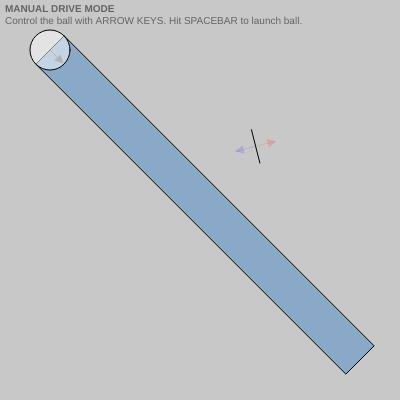
Frame 1 (no input)
Frame 60 (no input): identical to frame 1, image omitted
Frame 120 (the mouse pressed at the canvas centre since frame 60): identical to frame 1, image omitted

The p5.js sketch that drew this single still picture (run headless with seeded random() and noise() and a simulated clock; from frame 60 on, the mouse is pressed at the canvas centre):

// p5.js sketch
// ── sketch.js
// Continuing my explorations with 'vector reflections.' This improves upon
// my previous work (https://editor.p5js.org/jonfroehlich/sketches/WQML710w)
// in that reflections now also work at the *end points* of a line segment
// 
// The ball should correctly bounce off any point of a line segment using
// "vector reflection" (http://mathworld.wolfram.com/Reflection.html)
//
// While my previous explorations used the p5.collide2D library
// (https://github.com/bmoren/p5.collide2D), this version incorporates
// some code from that library directly (slightly modified) as well as new
// collision code in collision.js
//
// By Jon Froehlich
// @jonfroehlich
// http://makeabilitylab.io/
//
// Feel free to use this source code for inspiration or in your
// own projects. If you do, I'd love to hear about it. Email me
// at jonf@cs.uw.edu or Tweet @jonfroehlich.

let ls;
let ball;

let autoDrive = false;

function setup() {
  createCanvas(400, 400);
  // Accessibility: text description of the canvas for screen readers
  // https://p5js.org/reference/p5/describe/
  describe("A ball you steer with the arrow keys moves around a gray canvas containing a single line segment; the sketch draws the collision normal and reflected vector when the ball nears the segment (including its end points), and pressing the spacebar launches the ball to bounce automatically.");

  let x1 = random(width * 0.2, width * 0.8);
  let y1 = random(height * 0.2, height * 0.8);

  let x2 = random(width * 0.2, width * 0.8);
  let y2 = random(height * 0.2, height * 0.8);
  ls = new LineSegment(x1, y1, x2, y2);
  //ls.strokeColor = color(200);
  ball = new Ball(0, 0, 40);
  ball.setNewPosition(50, 50);
  //noCursor();
}


// Each frame: steer/move the ball with the arrow keys (or auto-drive it after
// spacebar), then detect collisions with the line segment and draw the
// collision normal and reflected vector (special-casing hits on the endpoints).
function draw() {
  background(200);

  if (keyIsDown(LEFT_ARROW)) {
    ball.rotate(-0.01);
  } else if (keyIsDown(RIGHT_ARROW)) {
    ball.rotate(0.01);
  }

  if (autoDrive) {
    let dir = ball.direction.copy().setMag(0.5);
    ball.position.add(dir);
    ball.update();
  } else {
    if (keyIsDown(UP_ARROW)) {
      // Move ball forwards
      let dir = ball.direction.copy().setMag(0.5);
      ball.position.add(dir);
      ball.update();
    } else if (keyIsDown(DOWN_ARROW)) {
      // Move ball backwards
      let dir = ball.direction.copy().setMag(0.5);
      dir.rotate(PI);
      ball.position.add(dir);
      ball.update();
    }
  }

  // draw instructions to screen
  push();
  noStroke();
  textSize(10);
  fill(100);
  if(autoDrive){
    textStyle(BOLD);
    text("BALL LAUNCHED!", 5, 12);
    textStyle(NORMAL);
    text("Control with ARROW KEYS. Observe collisions. Hit SPACEBAR to stop.",
         5, 24);

  }else{
    textStyle(BOLD);
    text("MANUAL DRIVE MODE", 5, 12);
    textStyle(NORMAL); 
    text("Control the ball with ARROW KEYS. Hit SPACEBAR to launch ball.",
        5, 24);
  }
  pop();

  //drawBallTractorBeams(ls);

  let expectedCollision = ls.calculateExpectedCollisionPoint(ball);
  if (expectedCollision) {
    ls.strokeColor = color(255, 0, 0);
  } else {
    ls.strokeColor = color(0);
  }

  let collision = ls.checkCollisionWithCircle(ball);
  if (collision) {
    ls.isHighlighted = collision.hit;

    // is the collision on an endpoint? If so, we need to do special calculations
    // for the reflection vector
    let endPtBuffer = 1;
    let distToCollisionFromPt1 = dist(collision.x, collision.y, ls.x1, ls.y1);
    let distToCollisionFromPt2 = dist(collision.x, collision.y, ls.x2, ls.y2);
    let reflectedVectorDrawLength = 20;
    let reflectedVectorColor = color(255, 80, 255);
    let reflectedVectorStrokeWeight = 3;

    if (distToCollisionFromPt1 < endPtBuffer || distToCollisionFromPt2 < endPtBuffer) {
      // If we're here, then the collision was on an end point!
      // And we need to special case this...

      // compute and draw collision line segment
      // this is the line between the center of the ball and collision point
      push();
      let distColor = color(128, 128, 128, 128);
      stroke(distColor);
      let collisionBallLineSegment = new LineSegment(ball.x, ball.y, collision.x, collision.y);
      collisionBallLineSegment.turnOnArrow = true;
      collisionBallLineSegment.strokeColor = distColor;
      collisionBallLineSegment.draw();
      pop();

      // Compute and draw normal for end point
      let normal = collisionBallLineSegment.getNormal();
      normal.setMag(20);
      let normalPt1 = p5.Vector.sub(collision.pt, normal);
      let normalPt2 = p5.Vector.add(collision.pt, normal);
      line(normalPt1.x, normalPt1.y, normalPt2.x, normalPt2.y);

      // Now compute and draw reflection vector for end point normal
      let n = normal.normalize();
      let v = ball.direction;
      let vnDot = v.dot(n);
      let reflectedVector = p5.Vector.sub(v, p5.Vector.mult(n, 2 * vnDot));
      reflectedVector.setMag(reflectedVectorDrawLength);
      reflectedVector.rotate(PI);
      let tmpPtX = p5.Vector.add(collision.pt, reflectedVector);
      push();
      strokeWeight(reflectedVectorStrokeWeight);
      stroke(reflectedVectorColor);
      line(collision.x, collision.y, tmpPtX.x, tmpPtX.y);
      //drawLineWithArrow(collision, tmpPtX, reflectedVectorColor, false, true);
      pop();

      // if autodrive is on, set new direction to reflected vector
      if (autoDrive) {
        //TODO: check magnitude of reflectedVector. Should have same mag
        //as original ball.direction (or ball speed)
        ball.direction = reflectedVector;
        //ball.update();
        //frameRate(0.5);
      }
    } else {
      // calculate and draw normal and reflection vector
      let normal = ls.getNormal();
      normal.setMag(20);
      let normalPt1 = p5.Vector.sub(collision.pt, normal);
      let normalPt2 = p5.Vector.add(collision.pt, normal);
      line(normalPt1.x, normalPt1.y, normalPt2.x, normalPt2.y);

      let n = normal.normalize();
      let v = ball.direction;
      let vnDot = v.dot(n);
      let reflectedVector = p5.Vector.sub(v, p5.Vector.mult(n, 2 * vnDot));

      // draw reflection vector
      push();
      let rv2 = reflectedVector.copy();
      rv2.setMag(reflectedVectorDrawLength);
      let lineAtOrigin = p5.Vector.sub(ls.pt2, ls.pt1);
      let fraction = distToCollisionFromPt1 / ls.length;
      let collisionVPt = p5.Vector.add(ls.pt1, p5.Vector.mult(lineAtOrigin, fraction));
      strokeWeight(reflectedVectorStrokeWeight);
      stroke(reflectedVectorColor);
      line(collisionVPt.x, collisionVPt.y,
        collisionVPt.x + rv2.x, collisionVPt.y + rv2.y);
      pop();

      if (autoDrive) {
        //TODO: check magnitude of reflectedVector. Should have same mag
        //as original ball.direction (or ball speed)
        ball.direction = reflectedVector;
      }
    }
  } else {
    ls.isHighlighted = false;
  }

  ls.draw();
  ball.draw();

  if (collision) {
    push();
    fill(255, 0, 255, 128);
    ellipse(collision.pt.x, collision.pt.y, 3);
    pop();
  }
}

// EXPERIMENTAL debug helper (currently unused): draws dashed "tractor beam"
// guide lines out from the ball's edges toward the segment to visualize where
// it is heading. Takes the LineSegment to aim the beams at.
function drawBallTractorBeams(ls) {
  push();


  drawingContext.setLineDash([5, 15]);

  let ballDirectionVector = ball.direction.copy();
  ballDirectionVector.normalize();
  ballDirectionVector.setMag(ball.radius);
  let normal1 = createVector(ballDirectionVector.y, -ballDirectionVector.x);
  let normal2 = createVector(-ballDirectionVector.y, ballDirectionVector.x);
  let normalColor = color(255, 0, 0, 40);
  drawLineWithArrow(ball.position, normal1, normalColor, false, true);
  drawLineWithArrow(ball.position, normal2, normalColor, false, true);

  let intersectionPt1 = p5.Vector.add(ball.position, normal1);
  let intersectionPt2 = p5.Vector.add(ball.position, normal2);
  fill(255, 0, 0);
  ellipse(intersectionPt1.x, intersectionPt1.y, 5);
  ellipse(intersectionPt2.x, intersectionPt2.y, 5);

  let tractorBeamVector = ball.direction.copy();
  let tractorBeamColor = color(50, 50, 50, 150);
  let dist1 = dist(ball.x, ball.y, ls.x1, ls.y1);
  let dist2 = dist(ball.x, ball.y, ls.x2, ls.y2);
  let maxDist = max(dist1, dist2);
  //let tractorBeamLength
  tractorBeamVector.setMag(maxDist + 10);
  let tractorBeam1 = new LineSegment(intersectionPt1, p5.Vector.add(intersectionPt1, tractorBeamVector));
  tractorBeam1.turnOnArrow = true;
  tractorBeam1.strokeColor = tractorBeamColor;
  tractorBeam1.draw();

  let tractorBeam2 = new LineSegment(intersectionPt2, p5.Vector.add(intersectionPt2, tractorBeamVector));
  tractorBeam2.turnOnArrow = true;
  tractorBeam2.strokeColor = tractorBeamColor;
  tractorBeam2.draw();
  pop();
}

// Spacebar toggles auto-drive (the ball launches and bounces on its own,
// reflecting off the segment); shows the cursor when on, hides it when off.
function keyPressed() {
  //if (keyCode === ENTER) {
  if (key == ' ') {
    autoDrive = !autoDrive;

    if (autoDrive) {
      cursor(ARROW);
    } else {
      noCursor();
    }
  }
}

// NOTE: This Ball is an intentional re-architecture (direction-based motion),
// not a copy of the velocity/acceleration Ball in the other Vectors sketches.
// Kept local on purpose — please don't auto-consolidate.
class Ball {

  // A direction-based ball: instead of a velocity/acceleration, it stores a
  // `direction` vector (which way it's facing) that you rotate and move along.
  constructor(x, y, size) {
    this.position = createVector(x, y);
    this.diameter = size;

    this.direction = createVector(0, 0);
    this.direction.setMag(this.radius * 0.9);
    this.arrowStrokeColor = color(180);
    this.strokeColor = color(0);
    this.fillColor = color(255, 255, 255, 128);
  }

  // Position/size accessors (getters let you read x/y/radius like properties).
  get x() {
    return this.position.x;
  }

  get y() {
    return this.position.y;
  }

  get radius() {
    return this.diameter / 2;
  }

  // Rotate the ball's heading direction by `angle` radians.
  rotate(angle) {
    this.direction.rotate(angle);
  }

  // Move the ball to (x, y), re-aiming its direction toward the new position
  // (so the heading follows where the ball was sent).
  setNewPosition(x, y) {
    let xDiff = x - this.x;
    let yDiff = y - this.y;

    if (abs(xDiff) > 0 || abs(yDiff) > 0) {
      this.direction.x = xDiff;
      this.direction.y = yDiff;
      this.direction.setMag(this.radius * 0.9);
    }
    this.position.x = x;
    this.position.y = y;
  }

  // Bounce off the canvas walls by flipping the direction's x or y when the
  // ball crosses an edge, nudging it back in-bounds so it can't stick.
  update() {
    if (this.x - this.radius <= 0 || this.x + this.radius >= width) {
      this.direction.x *= -1;

      // needed so ball doesn't get stuck at edge due to rounding
      if (this.x - this.radius <= 0) {
        this.position.x = this.radius;
      } else {
        this.position.x = width - this.radius;
      }
    }

    if (this.y - this.radius <= 0 || this.y + this.radius >= height) {
      this.direction.y *= -1;

      // needed so ball doesn't get stuck on edge
      if (this.y - this.radius <= 0) {
        this.position.y = this.radius;
      } else {
        this.position.y = height - this.radius;
      }
    }
  }

  // Draw the ball plus an arrow showing its heading direction.
  draw() {
    push();
    fill(this.fillColor);
    stroke(this.strokeColor);
    ellipse(this.position.x, this.position.y, this.diameter);

    drawLineWithArrow(this.position, this.direction, this.arrowStrokeColor, false, true);

    pop();
  }
}
// ── collision.js
// Small 2D collision-geometry helpers for the "improved" bouncing-ball sketch:
// pure functions for line–line, line–rectangle, point–circle, point–line, and
// line–circle tests, plus a tiny Collision result class. Most are adapted from
// the p5.collide2D library (https://github.com/bmoren/p5.collide2D); each test
// returns a Collision (carrying the intersection point) or false.

// Returns >0 if p2 is left of the line p0->p1, <0 if right, 0 if collinear
// (the signed area of the triangle p0,p1,p2).
// from: https://gamedev.stackexchange.com/a/110233
// http://geomalgorithms.com/a01-_area.html
function isLeft(p0, p1, p2) {
  return ((p1.x - p0.x) * (p2.y - p0.y) - (p2.x - p0.x) * (p1.y - p0.y));
}

// Returns true if point p is inside the rectangle with corners x, y, z, w
// (checks that p is on the same side of all four edges).
// from: https://gamedev.stackexchange.com/a/110233
// http://geomalgorithms.com/a01-_area.html
function isPointInRectangle(p, x, y, z, w) {
  return (isLeft(x, y, p) > 0 &&
    isLeft(y, z, p) > 0 &&
    isLeft(z, w, p) > 0 &&
    isLeft(w, x, p) > 0);
}

/**
 * Tests line (x1,y1)-(x2,y2) against each of the rectangle's four edges.
 * @return {Collision|false} a Collision at the first edge hit, or false if none.
 */
// based on https://github.com/bmoren/p5.collide2D/blob/master/p5.collide2d.js
function checkLineRectCollision(x1, y1, x2, y2, rx1, ry1, rx2, ry2, rx3, ry3, rx4, ry4) {
  let left = checkLineLineCollision(x1, y1, x2, y2, rx1, ry1, rx2, ry2);
  let right = checkLineLineCollision(x1, y1, x2, y2, rx2, ry2, rx3, ry3);
  let top = checkLineLineCollision(x1, y1, x2, y2, rx3, ry3, rx4, ry4);
  let bottom = checkLineLineCollision(x1, y1, x2, y2, rx4, ry4, rx1, ry1);

  // if ANY of the above are true, the line has hit the rectangle
  if (left) {
    return left;
  } else if (right) {
    return right;
  } else if (top) {
    return top;
  } else if (bottom) {
    return bottom;
  }
  return false;
}

/**
 * Tests whether two line segments intersect.
 * @return {Collision|false} a Collision at the intersection point, or false.
 */
// based on https://github.com/bmoren/p5.collide2D/blob/master/p5.collide2d.js
function checkLineLineCollision(x1, y1, x2, y2, x3, y3, x4, y4) {
  let intersection;

  // calculate the distance to intersection point
  let uA = ((x4 - x3) * (y1 - y3) - (y4 - y3) * (x1 - x3)) / ((y4 - y3) * (x2 - x1) - (x4 - x3) * (y2 - y1));
  let uB = ((x2 - x1) * (y1 - y3) - (y2 - y1) * (x1 - x3)) / ((y4 - y3) * (x2 - x1) - (x4 - x3) * (y2 - y1));

  // if uA and uB are between 0-1, lines are colliding
  if (uA >= 0 && uA <= 1 && uB >= 0 && uB <= 1) {

    // calc the point where the lines meet
    let intersectionX = x1 + (uA * (x2 - x1));
    let intersectionY = y1 + (uA * (y2 - y1));

    return new Collision(true, createVector(intersectionX, intersectionY));
  }

  return false;
}

// Returns true if point (x,y) is inside the circle at (cx,cy) with diameter d.
// Based on: https://github.com/bmoren/p5.collide2D/blob/master/p5.collide2d.js
function checkCollisionPointCircle(x, y, cx, cy, d) {
  return dist(x, y, cx, cy) <= d / 2;
}

// Returns true if point (px,py) lies on the segment (x1,y1)-(x2,y2), within a
// small tolerance buffer (so floating-point error doesn't miss exact hits).
// Based on: https://github.com/bmoren/p5.collide2D/blob/master/p5.collide2d.js
function checkCollisionPointLine(px, py, x1, y1, x2, y2, buffer) {
  // get distance from the point to the two ends of the line
  let d1 = dist(px, py, x1, y1);
  let d2 = dist(px, py, x2, y2);

  // get the length of the line
  var lineLen = dist(x1, y1, x2, y2);

  // since floats are so minutely accurate, add a little buffer zone that will give collision
  if (buffer === undefined) {
    buffer = 0.1;
  } // higher # = less accurate

  // if the two distances are equal to the line's length, the point is on the line!
  // note we use the buffer here to give a range, rather than one #
  if (d1 + d2 >= lineLen - buffer && d1 + d2 <= lineLen + buffer) {
    return true;
  }
  return false;
}

/**
 * Tests the segment (x1,y1)-(x2,y2) against the circle at (cx,cy).
 * @return {Collision|false} a Collision at the contact point (an endpoint if
 *   one is inside the circle, otherwise the closest point on the segment), or
 *   false if they don't touch.
 */
// function based on https://github.com/bmoren/p5.collide2D#collidelinecircle
// see: https://github.com/bmoren/p5.collide2D/blob/master/p5.collide2d.js
function checkCollisionLineCircle(x1, y1, x2, y2, cx, cy, diameter){

    let inside1 = checkCollisionPointCircle(x1, y1, cx, cy, diameter);
    if (inside1) {
      return new Collision(true, createVector(x1, y1));
    }

    let inside2 = checkCollisionPointCircle(x2, y2, cx, cy, diameter);
    if (inside2) {
      return new Collision(true, createVector(x2, y2));
    }

    // get length of the line
    let len = dist(x1, y1, x2, y2);

    // get dot product of the line and circle
    let dot = (((cx - x1) * (x2 - x1)) + ((cy - y1) * (y2 - y1))) / pow(len, 2);

    // find the closest point on the line
    let closestX = x1 + (dot * (x2 - x1));
    let closestY = y1 + (dot * (y2 - y1));

    // is this point actually on the line segment?
    // if so keep going, but if not, return false
    let onSegment = checkCollisionPointLine(closestX, closestY, x1, y1, x2, y2);
    if (!onSegment) return false;

    // get distance to closest point
    let distX = closestX - cx;
    let distY = closestY - cy;
    let distance = sqrt((distX * distX) + (distY * distY));

    if (distance <= diameter / 2) {
      return new Collision(true, createVector(closestX, closestY));
    }
    return false;
}

// A collision result: whether something was hit and the contact point.
class Collision {
  constructor(hit, colPt) {
    this.hit = hit;
    this.pt = colPt;
  }

  // Contact-point coordinate accessors (read pt as x/y).
  get x() {
    return this.pt.x;
  }

  get y() {
    return this.pt.y;
  }

}
// ── linesegment.js
// NOTE: Intentional local variant of _libraries/linesegment.js, specialized
// with collision helpers for this sketch. Not the shared library — kept local
// on purpose; please don't auto-consolidate.

// Draws a line from `base` along vector `vec`, optionally adding an arrowhead
// (drawArrow) and an angle/magnitude label (drawLabels).
function drawLineWithArrow(base, vec, myColor, drawLabels, drawArrow) {
  push();
  stroke(myColor);
  strokeWeight(1);
  fill(myColor);

  translate(base);

  push();
  if (this.isDashedLine) {
    drawingContext.setLineDash([5, 15]);
  }
  line(0, 0, vec.x, vec.y);
  pop();

  if (drawArrow) {
    rotate(vec.heading());
    let arrowSize = 7;
    translate(vec.mag() - arrowSize, 0);
    triangle(0, arrowSize / 2, 0, -arrowSize / 2, arrowSize, 0);
  }

  if (drawLabels) {
    noStroke();
    //rotate(-vec.heading());
    textSize(8);
    let lbl = nfc(degrees(vec.heading()), 1) + "°" +
      ", " + nfc(vec.mag(), 1);
    let lblWidth = textWidth(lbl);
    text(lbl, -lblWidth, 12);
  }

  pop();
}

/**
 * Returns the two normals for the line segment (one normal for each direction)
 *
 * @param {p5.Vector} pt1 the first point in the line segment
 * @param {p5.Vector} pt2 the second point in the line segment
 */
function calculateNormals(pt1, pt2) {
  // From: https://stackoverflow.com/a/1243676  
  // https://www.mathworks.com/matlabcentral/answers/85686-how-to-calculate-normal-to-a-line
  //  V = B - A;
  //  normal1 = [ V(2), -V(1)];
  //  normal2 = [-V(2),  V(1)];

  let v = p5.Vector.sub(pt2, pt1);
  return [createVector(v.y, -v.x), createVector(-v.y, v.x)];
}

// A line segment with helpers for its heading, normals, drawing, and
// circle-collision detection (used to bounce the ball off the segment).
class LineSegment {
  // Accepts either two p5.Vector endpoints OR four numbers (x1, y1, x2, y2).
  constructor(x1, y1, x2, y2) {
    //x1 and y1 can either be vectors or the points for p1
    if (arguments.length == 2 && typeof x1 === 'object' &&
      typeof y1 === 'object') {
      this.pt1 = x1;
      this.pt2 = y1;
    } else {
      this.pt1 = createVector(x1, y1);
      this.pt2 = createVector(x2, y2);
    }
    this.strokeColor = color(0);
    this.isDashedLine = false;
    this.turnOnTextLabels = false;
    this.turnOnArrow = false;
    this.strokeWeight = 2;

    this.isHighlighted = false;
    this.highlightColor = color(0, 100, 255);

    this.shouldDrawNormal = true;
  }

  // Endpoint coordinate accessors (read pt1/pt2 as x1/y1/x2/y2).
  get x1() {
    return this.pt1.x;
  }

  get y1() {
    return this.pt1.y;
  }

  get x2() {
    return this.pt2.x;
  }

  get y2() {
    return this.pt2.y;
  }

  // Length of the segment (distance from pt1 to pt2).
  get length() {
    return dist(this.x1, this.y1, this.x2, this.y2);
  }

  /**
   * Returns the heading of the line segment in radians
   */
  get heading() {
    let diffVector = p5.Vector.sub(this.pt2, this.pt1);
    return diffVector.heading();
  }

  /**
   * Returns one of the normals for this line segment. To get both
   * normals, call getNormals()
   */
  getNormal() {
    return this.getNormals()[0];
  }

  /**
   * Returns the two normals for the line segment (one normal for each direction)
   */
  getNormals() {
    return calculateNormals(this.pt1, this.pt2);
  }

  /**
   * Calculates p5.Vector.sub(this.pt2, this.pt1) and returns the resulting
   * vector (which is this line segment moved to the origin).
   */
  getVectorAtOrigin() {
    return createVector(this.x2 - this.x1, this.y2 - this.y1);
  }

  /**
   * EXPERIMENTAL / work-in-progress: tries to predict *where* the moving ball
   * will hit this segment before it arrives, so the sketch can draw "tractor
   * beam" guide lines. Strategy: cast the ball's heading as a long ray (plus
   * two rays offset by the ball's radius) and test those against the segment.
   * It reliably detects *whether* a collision will happen but does not yet
   * return the exact contact point — see the TODO and references below.
   */
  calculateExpectedCollisionPoint(ball) {
    // TODO: warning: this function correctly works to determine
    // if there *will* be a collision but does not correctly
    // compute the eventual collision point! Need to still work on this.
    // Here are some potential relevant references to help:
    //  - https://seblee.me/2010/01/predicting-circle-line-collisions/
    //  - https://www.gamedev.net/forums/topic/667808-predicting-collision-time-of-circle-line-segment/
    //  - https://www.gamedev.net/forums/topic/667808-predicting-collision-time-of-circle-line-segment/

    // Here, we simply create a linesegment between
    // current ball position and a "infinite" line segment
    // based on its direction
    let ballDirectionVector = ball.direction.copy();
    ballDirectionVector.setMag(max(width, height) * 4);

    let ballEndPt = p5.Vector.add(ball.position, ballDirectionVector);
    let collision = checkLineLineCollision(this.x1, this.y1,
      this.x2, this.y2,
      ball.x, ball.y,
      ballEndPt.x, ballEndPt.y);

    if (collision) {
      let tmpLs = new LineSegment(ball.position, collision.pt);
      let tractorBeamColor = color(50, 50, 50, 150);
      tmpLs.turnOnArrow = true;
      tmpLs.shouldDrawNormal = false;
      tmpLs.draw();
      tmpLs.strokecolor = tractorBeamColor;
    }

    //let ballDirectionVector = ball.direction.copy();
    ballDirectionVector.normalize();
    ballDirectionVector.setMag(ball.radius);
    let normal1 = createVector(ballDirectionVector.y, -ballDirectionVector.x);
    let normal2 = createVector(-ballDirectionVector.y, ballDirectionVector.x);

    let tractorBeamVector = ball.direction.copy();

    let dist1 = dist(ball.x, ball.y, this.x1, this.y1);
    let dist2 = dist(ball.x, ball.y, this.x2, this.y2);
    let maxDist = max(dist1, dist2);
    //let tractorBeamLength
    tractorBeamVector.setMag(maxDist + 200);

    let intersectionPt1 = p5.Vector.add(ball.position, normal1);
    let intersectionPt2 = p5.Vector.add(ball.position, normal2);

    let ballStartPt1 = intersectionPt1;
    let ballEndPt1 = p5.Vector.add(intersectionPt1, tractorBeamVector);
    if (!collision) {
      collision = checkLineLineCollision(this.x1, this.y1,
        this.x2, this.y2,
        ballStartPt1.x, ballStartPt1.y,
        ballEndPt1.x, ballEndPt1.y);

      if (collision) {
        let ls1 = new LineSegment(ballStartPt1, collision.pt);
        let tractorBeamColor = color(50, 50, 50, 150);
        ls1.turnOnArrow = true;
        ls1.shouldDrawNormal = false;
        ls1.draw();
        ls1.strokecolor = tractorBeamColor;
      }
    }

    let ballStartPt2 = intersectionPt2;
    let ballEndPt2 = p5.Vector.add(intersectionPt2, tractorBeamVector);
    if (!collision) {
      collision = checkLineLineCollision(this.x1, this.y1,
        this.x2, this.y2,
        ballStartPt2.x, ballStartPt2.y,
        ballEndPt2.x, ballEndPt2.y);

      if (collision) {
        let ls2 = new LineSegment(ballStartPt2, collision.pt);
        let tractorBeamColor = color(50, 50, 50, 150);
        ls2.turnOnArrow = true;
        ls2.shouldDrawNormal = false;
        ls2.draw();
        ls2.strokecolor = tractorBeamColor;
      }
    }

    if (!collision) {
      // now treat tractor beams like a forming a rectangle 
      let r1 = ballStartPt1;
      let r2 = ballEndPt1;
      let r3 = ballEndPt2;
      let r4 = ballStartPt2;

      //collision = checkLineRectCollision(this.x1, this.y1,
      //  this.x2, this.y2, r1.x, r1.y, r2.x, r2.y, r3.x, r3.y, r4.x, r4.y);
      let isPt1InsideRect = isPointInRectangle(this.pt1, r1, r2, r3, r4);
      let isPt2InsideRect = isPointInRectangle(this.pt2, r1, r2, r3, r4);
      if (isPt1InsideRect && isPt2InsideRect) {
        if (dist1 < dist2) {
          collision = new Collision(true, this.pt1);
        } else {
          collision = new Collision(true, this.pt2);
        }
      } else if (isPt1InsideRect) {
        collision = new Collision(true, this.pt1);
      } else if (isPt1InsideRect) {
        collision = new Collision(true, this.pt2);
      }

      //TMP
      //if(collision){
      //print("collision in rectangle part", collision);
      push();
      fill(0, 100, 200, 80);
      beginShape();
      vertex(r1.x, r1.y);
      vertex(r2.x, r2.y);
      vertex(r3.x, r3.y);
      vertex(r4.x, r4.y);
      endShape(CLOSE);
      pop();
      //}
      //checkLineRectCollision
      //END TMP
    }
    
    if(collision){
      push();
      drawingContext.setLineDash([3, 5]); 
      stroke(50, 50, 50, 50);
      
      tractorBeamVector.setMag(2 * max(width, height));
      //ballStartPt1 = intersectionPt1;
      let ballEndPt0 = p5.Vector.add(ball.position, tractorBeamVector);
      ballEndPt1 = p5.Vector.add(ballStartPt1, tractorBeamVector);
      ballEndPt2 = p5.Vector.add(ballStartPt2, tractorBeamVector);
      line(ball.x, ball.y, ballEndPt0.x, ballEndPt0.y);
      line(ballStartPt1.x, ballStartPt1.y, ballEndPt1.x, ballEndPt1.y);
      line(ballStartPt2.x, ballStartPt2.y, ballEndPt2.x, ballEndPt2.y);
      
      // FOR WHEN COLLISION WITH EITHER END SEGMENT PT
      // TODO: the actual collision point is the end segment
      // pt with a line back to the ball at same angle as the
      // ball direction vector
      
      // FOR WHEN COLLISION IS LINE (NOT END POINTS)
      // To find expected collision point on ball, take normal of line segment
      // draw that vector out from center of ball (that vector with mag radius
      // is the point on the ball that gets hit)
      
      
      //TODO ALSO FIX DRAWING RECTANGLE WHEN LINE SEGMENT FULLY CONTAINED
      
      pop();
    
    }

    return collision;
  }


  /**
   * Tests this segment against a circle. Accepts either a Ball (single arg) or
   * an explicit cx, cy, diameter.
   * @return {Collision|false} a Collision at the contact point, or false.
   */
  // function based on https://github.com/bmoren/p5.collide2D#collidelinecircle
  // see: https://github.com/bmoren/p5.collide2D/blob/master/p5.collide2d.js
  checkCollisionWithCircle(ballOrCx, cy, diameter) {
    let cx;
    if (arguments.length == 1) {
      cx = ballOrCx.x;
      cy = ballOrCx.y;
      diameter = ballOrCx.diameter;
    } else {
      cx = ballOrCx;
    }
    return checkCollisionLineCircle(this.x1, this.y1, this.x2,
      this.y2, cx, cy, diameter);
  }

  // Draw the segment (as a line/arrow, highlighted when isHighlighted); if
  // shouldDrawNormal, also draw its two perpendicular normals.
  draw() {
    push();
    stroke(this.strokeColor);
    //line(this.pt1.x, this.pt1.y, this.pt2.x, this.pt2.y);
    let diffVector = p5.Vector.sub(this.pt2, this.pt1);
    if (this.isHighlighted) {
      drawLineWithArrow(this.pt1, diffVector, this.highlightColor, this.turnOnTextLabels, this.turnOnArrow);
    } else {
      drawLineWithArrow(this.pt1, diffVector, this.strokeColor, this.turnOnTextLabels, this.turnOnArrow);
    }

    if (this.shouldDrawNormal) {

      push();
      let normals = this.getNormals();
      let normal1 = normals[0];
      let normal2 = normals[1];
      let normalsLength = 20;

      let v = this.getVectorAtOrigin();
      let midV = p5.Vector.add(this.pt1, p5.Vector.mult(v, 0.5));
      normal1.setMag(normalsLength);
      normal2.setMag(normalsLength);

      drawLineWithArrow(midV, normal1, color(255, 0, 0, 30), false, true);
      drawLineWithArrow(midV, normal2, color(30, 0, 255, 30), false, true);
      pop();
    }
    pop();
  }


}
